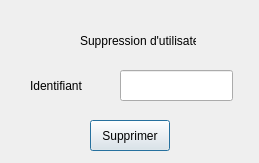
<?xml version="1.0" encoding="UTF-8"?>
<ui version="4.0">
 <class>rmuser</class>
 <widget class="QDialog" name="rmuser">
  <property name="geometry">
   <rect>
    <x>0</x>
    <y>0</y>
    <width>259</width>
    <height>163</height>
   </rect>
  </property>
  <property name="windowTitle">
   <string>Dialog</string>
  </property>
  <widget class="QLabel" name="label">
   <property name="geometry">
    <rect>
     <x>80</x>
     <y>20</y>
     <width>116</width>
     <height>41</height>
    </rect>
   </property>
   <property name="text">
    <string>Suppression d'utilisateur</string>
   </property>
  </widget>
  <widget class="QLabel" name="label_2">
   <property name="geometry">
    <rect>
     <x>30</x>
     <y>70</y>
     <width>61</width>
     <height>31</height>
    </rect>
   </property>
   <property name="text">
    <string>Identifiant</string>
   </property>
  </widget>
  <widget class="QLineEdit" name="inp_ID">
   <property name="geometry">
    <rect>
     <x>120</x>
     <y>70</y>
     <width>113</width>
     <height>31</height>
    </rect>
   </property>
  </widget>
  <widget class="QPushButton" name="pushButton">
   <property name="geometry">
    <rect>
     <x>90</x>
     <y>120</y>
     <width>80</width>
     <height>31</height>
    </rect>
   </property>
   <property name="text">
    <string>Supprimer</string>
   </property>
  </widget>
 </widget>
 <resources/>
 <connections/>
</ui>
